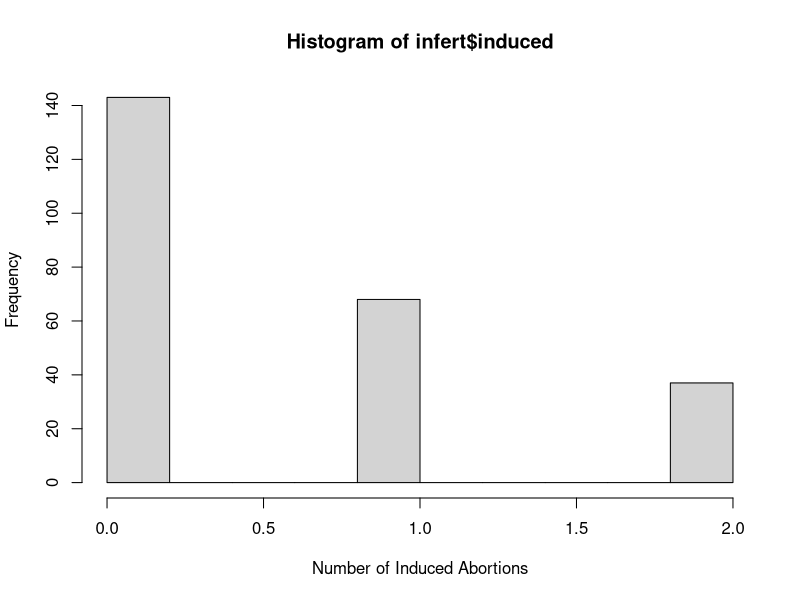
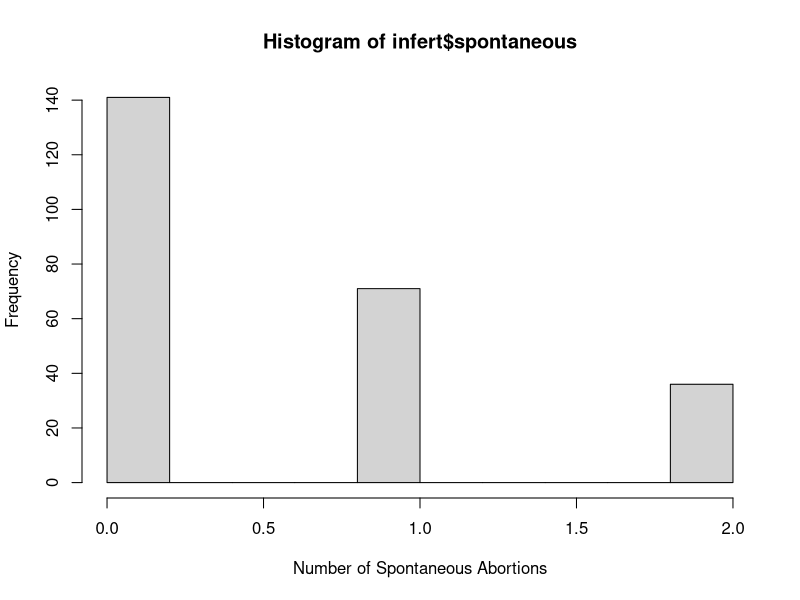
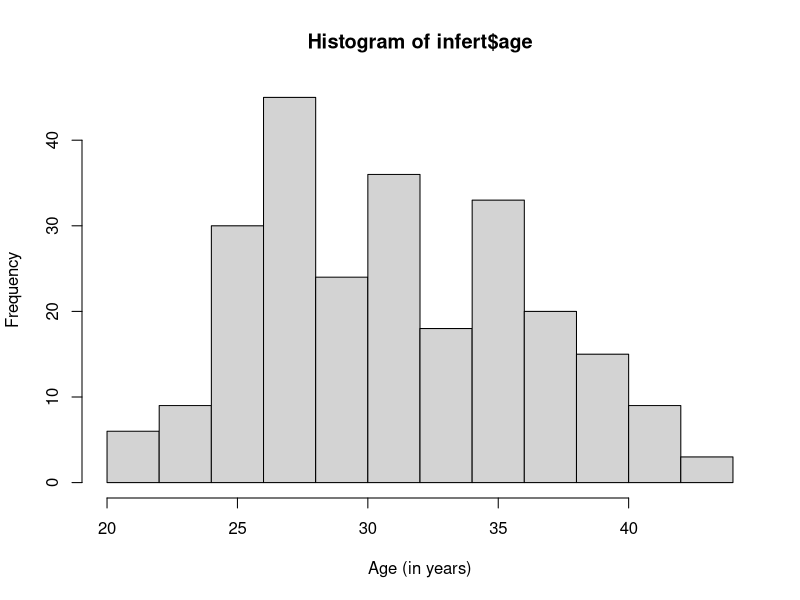
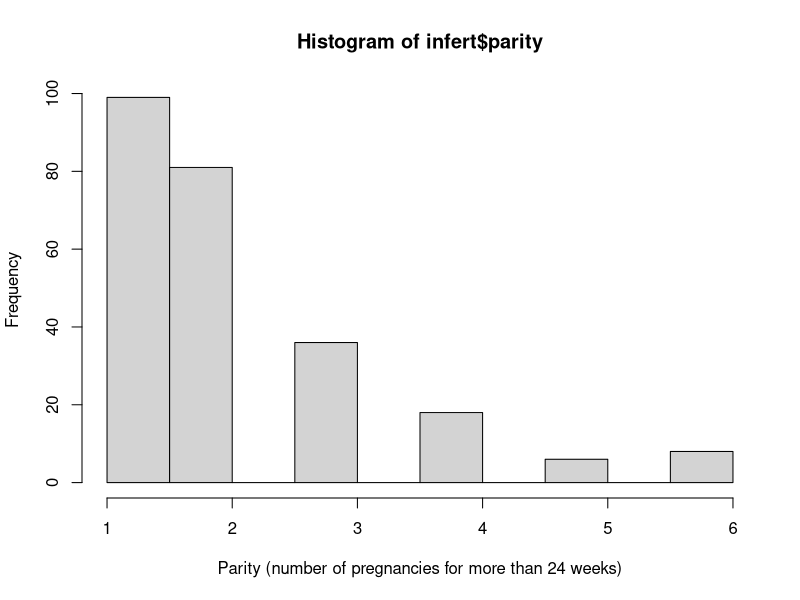
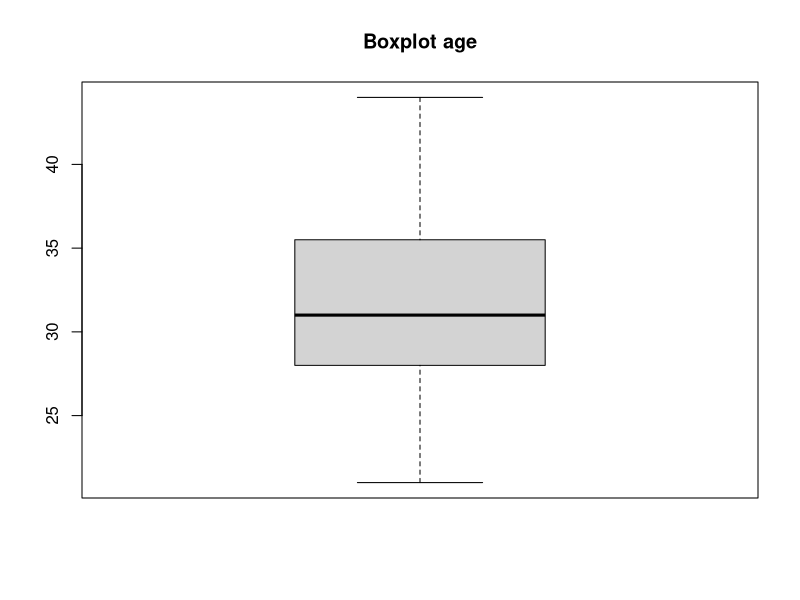
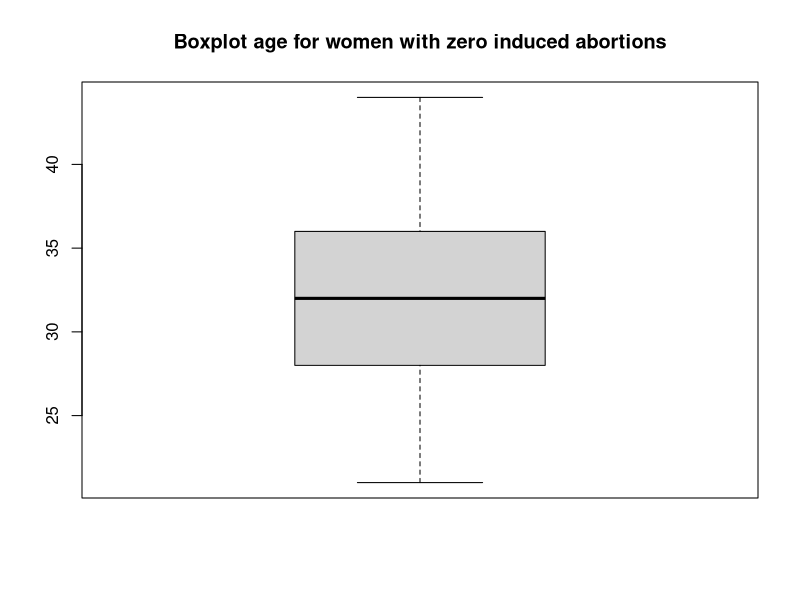
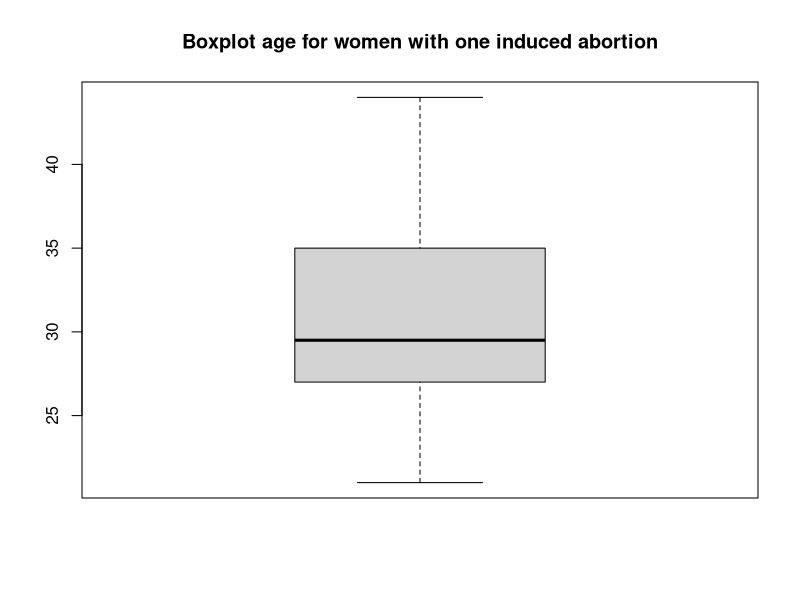
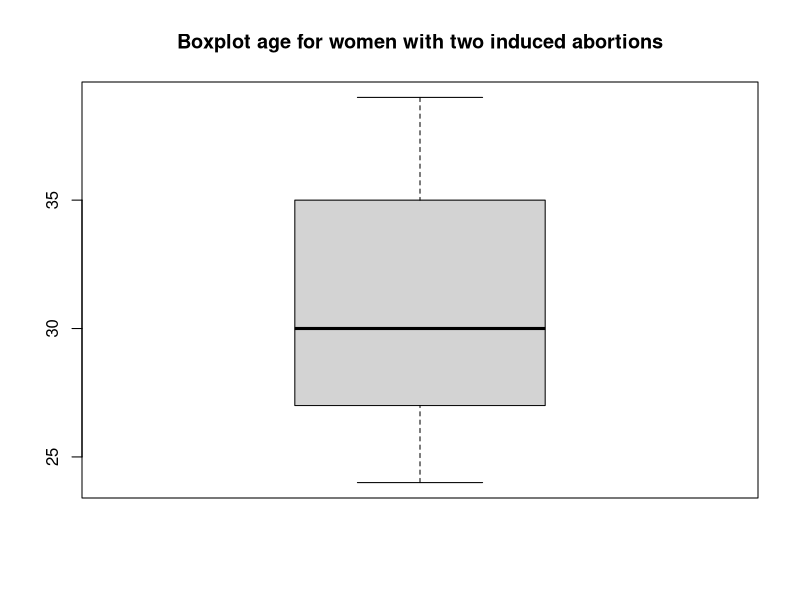

Here is the R script that generated these plots, in order: (Note: this script raises an error after producing the figures.)
# First Assignment - File 2
# ===============

### 1. Choose the data set

# See all the R core data sets available
data() 
# Load the core data set called infert
data(infert) 

### 2. Look at the data set
?infert
# Look at the names of the variables in the data set
names(infert) 
# Look at the first 6 observations (in a table)
head(infert[,]) 

### 3. Descriptive statistics: 

### Given that the data set looks at Infertility after Spontaneous and Induced 
### Abortion, the variables induced, spontaneous, age and parity are especially
### interesting to look at. For the descriptive statistics it is worth looking
### at frequency (histrograms), mean, quartiles and interquartile ranges, 
### median, variance and standard deviation, boxplots and distribution plots. 

# 3.1 Histograms 
hist(infert$induced, xlab="Number of Induced Abortions")
hist(infert$spontaneous, xlab="Number of Spontaneous Abortions")
hist(infert$age, xlab="Age (in years)")
hist(infert$parity, xlab="Parity (number of pregnancies for more than 24 weeks)")

# 3.2 Simple Tables
table(infert$induced)
table(infert$spontaneous)
table(infert$age)
table(infert$parity)

# 3.3. Means
mean (infert$induced) 
mean (infert$spontaneous) 
mean (infert$age) 
mean (infert$parity)

# 3.4. Medians 
median (infert$induced) 
median (infert$spontaneous) 
median (infert$age) 
median (infert$parity)

# 3.5. Range
range(infert$induced) 
range(infert$spontaneous) 
range(infert$age) 
range(infert$parity)

# 3.6. Variance
var(infert$induced) 
var(infert$spontaneous) 
var(infert$age) 
var(infert$parity)

# 3.7. Standard deviation
sd(infert$induced) 
sd(infert$spontaneous) 
sd(infert$age) 
sd(infert$parity)

# 3.8. Quartiles
summary(infert$induced)
summary(infert$spontaneous)
summary(infert$age) 
summary(infert$parity)

# 3.9. Interquartile Ranges
IQR(infert$induced)
IQR(infert$spontaneous)
IQR(infert$age)
IQR(infert$parity)

# 3.10. Boxplots

# Boxplot for age
boxplot(infert$age, main = "Boxplot age")

# Create 3 subsets for the number of induced abortions
# indu0 is the subset of women with zero induced abortions
indu0 <- subset(infert, induced == 0)
# indu1 is the subset of women with one induced abortion
indu1 <- subset(infert, induced == 1)
# indu2 is the subset of women with two induced abortions
indu2 <- subset(infert, induced == 2)

# Boxplots for induced abortions
boxplot(indu0$age, main = "Boxplot age for women with zero induced abortions")
boxplot(indu1$age, main = "Boxplot age for women with one induced abortion")
boxplot(indu2$age, main = "Boxplot age for women with two induced abortions")

# Create 3 subsets for the number of spontaneous abortions
# spon0 is the subset of women with zero spontaneous abortions
spon0 <- subset(infert,spontaneous==0)
# spon1 is the subset of women with one spontaneous abortion
spon1 <- subset(infert,spontaneous==1)
# spon2 is the subset of women with one spontaneous abortion
spon2 <- subset(infert,spontaneous==2)

# Boxplots for spontaneous abortions
boxplot(spon0$age, main = "Boxplot age for women with zero spontaneous abortions")
boxplot(spon1$age, main = "Boxplot age for women with one spontaneous abortion")
boxplot(spon2$age, main = "Boxplot age for women with two spontaneous abortions")

# 3.11. Joint Distributions / Plots

# Number of spontaneous abortions & Age
plot(infert$spontaneous,infert$age, xlab="Number of Spontaneous Abortions", ylab="Age (in years)")

# Parity & Age
plot(infert$parity,infert$age,xlab="Parity (number of pregnancies 
for more than 24 weeks)", ylab="Age (in years)")

# Number of induced abortions & Parity
plot (infert$parity,infert$induced,xlab="Parity (number of pregnancies 
for more than 24 weeks)", ylab="Number of Induced Abortions")

# Number of spontaneous abortions & Parity
plot(infert$parity,infert$spontaneous , xlab="Parity (number of pregnancies 
for more than 24 weeks)", ylab="Number of Spontaneous Abortions")

# 3.12. Summarise with Loess

# Look at the relation between age and parity
ggplot2::ggplot(infert, aes(age,parity)) + geom_point() + geom_smooth() + theme_bw()

# Look at the relation between spontaneous abortions and parity
ggplot2::ggplot(infert, aes(parity,spontaneous)) + geom_point() + geom_smooth() + theme_bw()

# Look at the relation between induced abortions and parity
ggplot2::ggplot(infert, aes(parity,induced)) + geom_point() + geom_smooth() + theme_bw()



